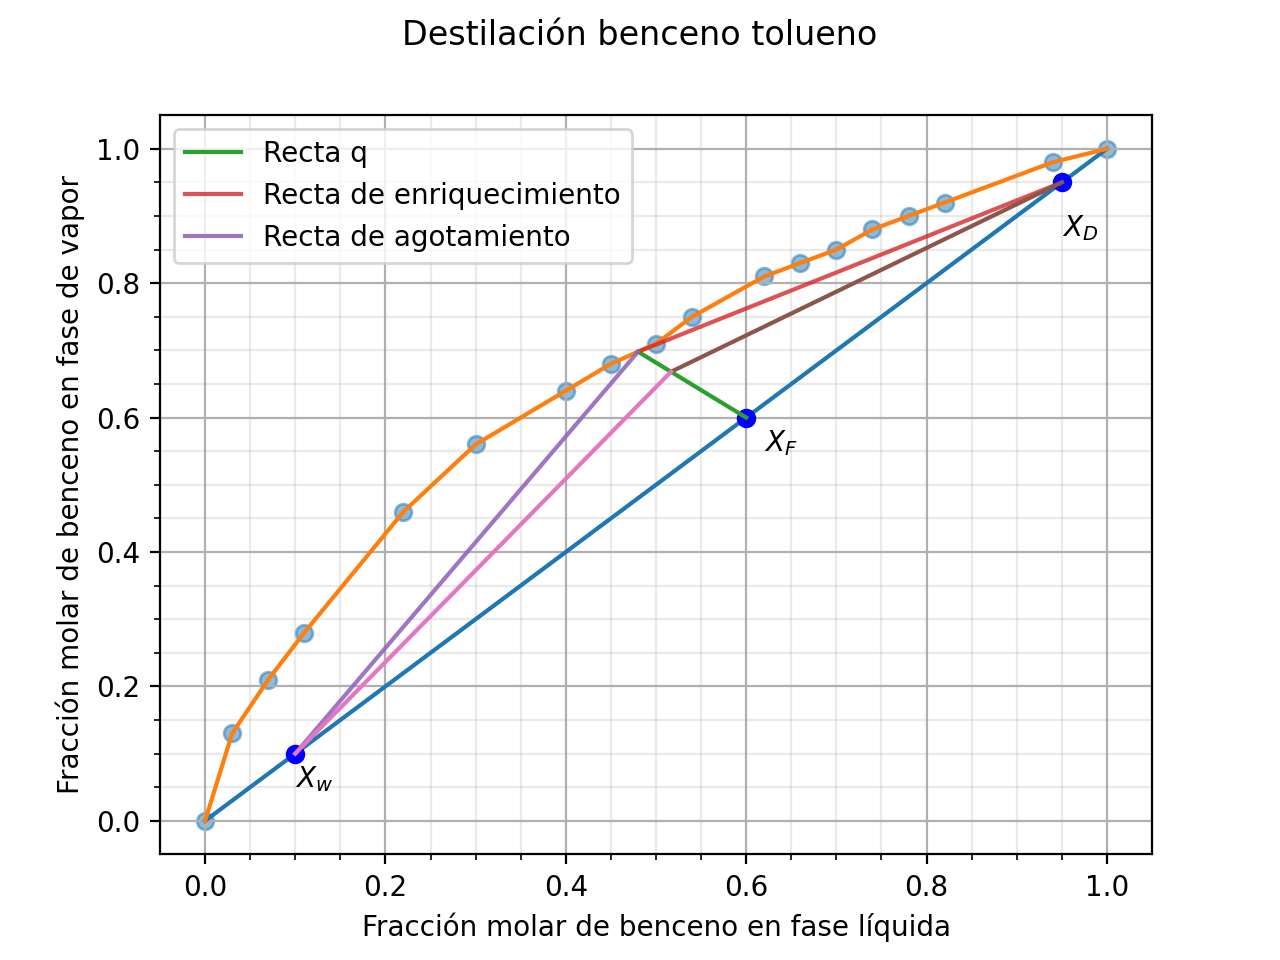

Write Python code to recreate this figure.
import pandas as pd 
import numpy as np
import matplotlib.pyplot as plt
from shapely.geometry import LineString


def intersection(x1_array, y1_array, x2_array, y2_array):
    line1 = LineString([i for i in zip(x1_array, y1_array)])
    line2 = LineString([i for i in zip(x2_array, y2_array)])
    x_inter = line1.intersection(line2).x
    y_inter = line1.intersection(line2).y
    return x_inter, y_inter


archivo = pd.read_excel("Destilacion.xlsx")
Data_x=archivo["X"].values
Data_y=archivo["Y"].values
n =len(Data_x)

Figure =plt.figure(dpi =200)
Figure.suptitle("Destilación benceno tolueno")
Grid =Figure.add_gridspec(1,1)
Graph1 = Figure.add_subplot(Grid[0,0])
Graph1.grid(True)
Graph1.minorticks_on()
Graph1.grid(b=True, which='minor', color='#999999', linestyle='-', alpha=0.2)

x = np.linspace(0,max(Data_x),n)
Graph1.plot(x,x,Data_x,Data_y)


q = 0.45

x_ben_alim = 0.6
x_ben_deriv= 0.95
x_ben_res  = 0.1

#Gráfico de fracciones 
Graph1.plot(x_ben_alim,x_ben_alim,"-bo",
            x_ben_deriv,x_ben_deriv,"-bo",
            x_ben_res,x_ben_res,"-bo")
Graph1.text(0.62,0.55,"$X_F$")
Graph1.text(0.1,0.05,"$X_w$")
Graph1.text(0.95,0.87,"$X_D$")

#Recta q
X_aux = np.linspace(0.3,x_ben_alim,n,endpoint=True)
Y_aux = (q/(q-1))*(X_aux - x_ben_alim)+x_ben_alim


#Intersección
x_inter,y_inter = intersection(X_aux,Y_aux,Data_x,Data_y)


#Gráfica de recta q 
X_q = np.linspace(x_inter,x_ben_alim,n,endpoint=True)
Y_q =(q/(q-1))*(X_q - x_ben_alim)+x_ben_alim
Graph1.plot(X_q,Y_q,label="Recta q")
#Linea de enriquecimiento

m_LOE_min=(y_inter- x_ben_deriv)/(x_inter- x_ben_deriv)
X_LOE_min=np.linspace(x_inter,x_ben_deriv,n)
Y_LOE_min=m_LOE_min*(X_LOE_min-x_ben_deriv)+x_ben_deriv
Graph1.plot(X_LOE_min,Y_LOE_min,alpha=0.8,label="Recta de enriquecimiento")


#Recta de agotamiento
m_LOA_min = (y_inter-x_ben_res)/(x_inter-x_ben_res)
X_LOA_min = np.linspace(x_ben_res,x_inter,n)
Y_LOA_min = m_LOA_min*(X_LOA_min-x_ben_res)+x_ben_res
Graph1.plot(X_LOA_min,Y_LOA_min,alpha=0.9,label="Recta de agotamiento")
Graph1.legend()
Graph1.set_xlabel("Fracción molar de benceno en fase líquida")
Graph1.set_ylabel("Fracción molar de benceno en fase de vapor")


R_D_min = round(-m_LOE_min/(m_LOE_min-1),2)
print("Reflujo mínimo ",R_D_min)
R_D_trabajo = round(1.6*R_D_min,2)
print("Reflujo real ", R_D_trabajo)

#Linea de enriquecimiento real 
x_trabajo = np.linspace(0,x_ben_deriv,n)
y_trabajo = (R_D_trabajo/(R_D_trabajo+1))*(x_trabajo-x_ben_deriv) + x_ben_deriv


x_inter,y_inter =intersection(x_trabajo,y_trabajo,X_aux,Y_aux)
m_LOE = (y_inter-x_ben_deriv)/(x_inter - x_ben_deriv) 
X_LOE = np.linspace(x_inter,x_ben_deriv,n)
Y_LOE = m_LOE*(X_LOE-x_ben_deriv)+x_ben_deriv

m_LOA = (y_inter-x_ben_res)/(x_inter-x_ben_res)
X_LOA = np.linspace(x_ben_res,x_inter,n)
Y_LOA = m_LOA*(X_LOA-x_ben_res)+x_ben_res


Graph1.plot(X_LOE,Y_LOE)
Graph1.plot(X_LOA,Y_LOA)

Figure.savefig("Destilacion.png")
